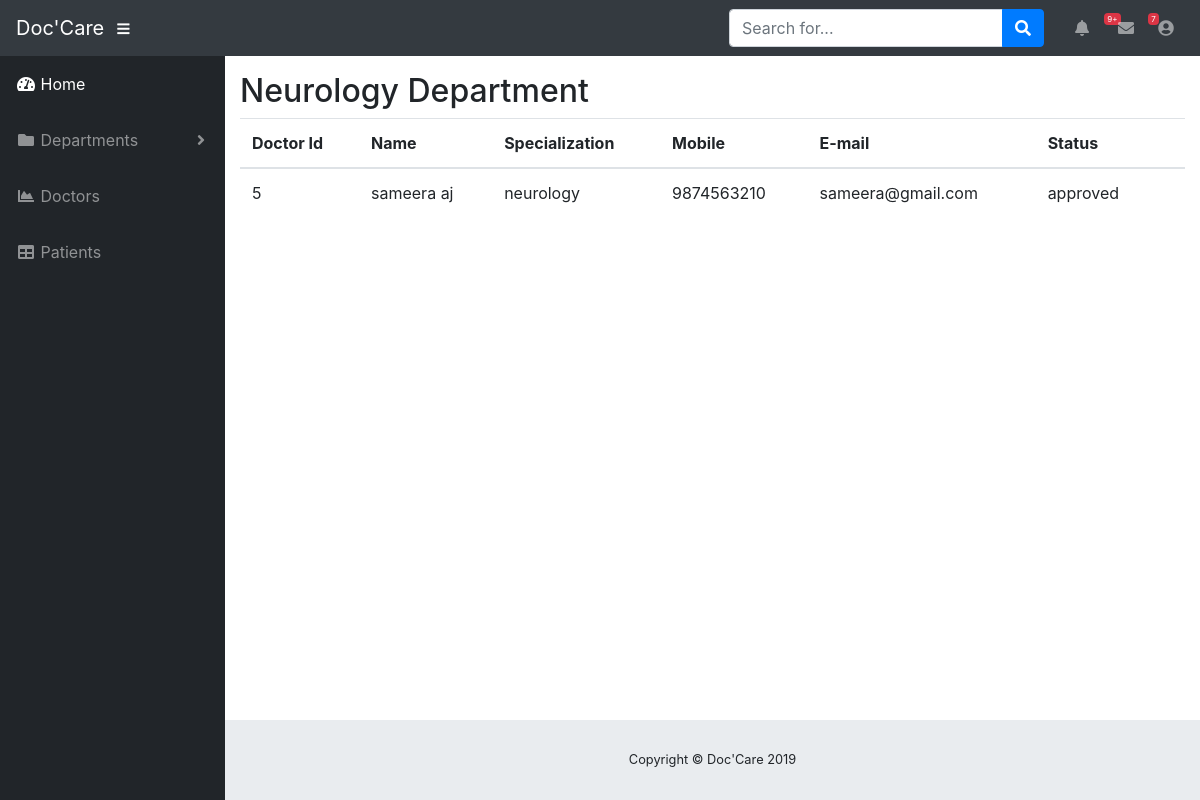
Screenshot of /admin_neurology.php?id=neurology with the database file from the repository.
### tables this page shows
CREATE TABLE `doctor_registration` (
  `doctor_id` int(11) NOT NULL,
  `doctor_name` varchar(50) NOT NULL,
  `email` varchar(50) NOT NULL,
  `mobile` bigint(20) NOT NULL,
  `id_card_number` varchar(50) NOT NULL,
  `qualification` varchar(50) NOT NULL,
  `experience` varchar(50) NOT NULL,
  `specialization` varchar(50) NOT NULL,
  `pmc_certificate_no` varchar(50) NOT NULL,
  `clinic_address_line1` varchar(200) NOT NULL,
  `country` varchar(50) NOT NULL,
  `state` varchar(50) NOT NULL,
  `city` varchar(50) NOT NULL,
  `pincode` varchar(50) NOT NULL,
  `time_from` varchar(10) NOT NULL,
  `time_to` varchar(10) NOT NULL,
  `username` varchar(50) NOT NULL,
  `password` varchar(50) NOT NULL,
  `status` varchar(50) NOT NULL DEFAULT 'pending'
);

### admin_neurology.php (the view)
<?php include('dashboard_header.php');?>
<table class="container-fluid table">
      <thead>
      <h2>Neurology Department</h2>
         <tr>
             <th>Doctor Id</th>
             <th>Name</th>
             <th>Specialization</th>
             <th>Mobile</th>
             <th>E-mail</th>
             <th>Status</th>
             <th></th>
         </tr>
    </thead>
    <tbody>
<?php
include('connection.php');
$var = $_GET['id'];
$sql = "select * from doctor_registration where specialization='".$var."'";
$result = mysqli_query($conn,$sql);
while($row = mysqli_fetch_assoc($result))
{
    ?>
<tr>
<td><?php echo $row['doctor_id']; ?></td>
<td><?php echo $row['doctor_name']; ?></td>
<td><?php echo $row['specialization']; ?></td>
<td><?php echo $row['mobile']; ?></td>
<td><?php echo $row['email']; ?></td>
<td><?php echo $row['status']; ?></td>
</tr>
        <?php
					  }
                      ?>
                      </tbody>
  </table>
<?php include('dashboard_footer.php');?>

### rows the page displays
doctor_registration: doctor_id "5", doctor_name "sameera aj", specialization "neurology", mobile "9874563210", email "sameera@gmail.com", status "approved"
